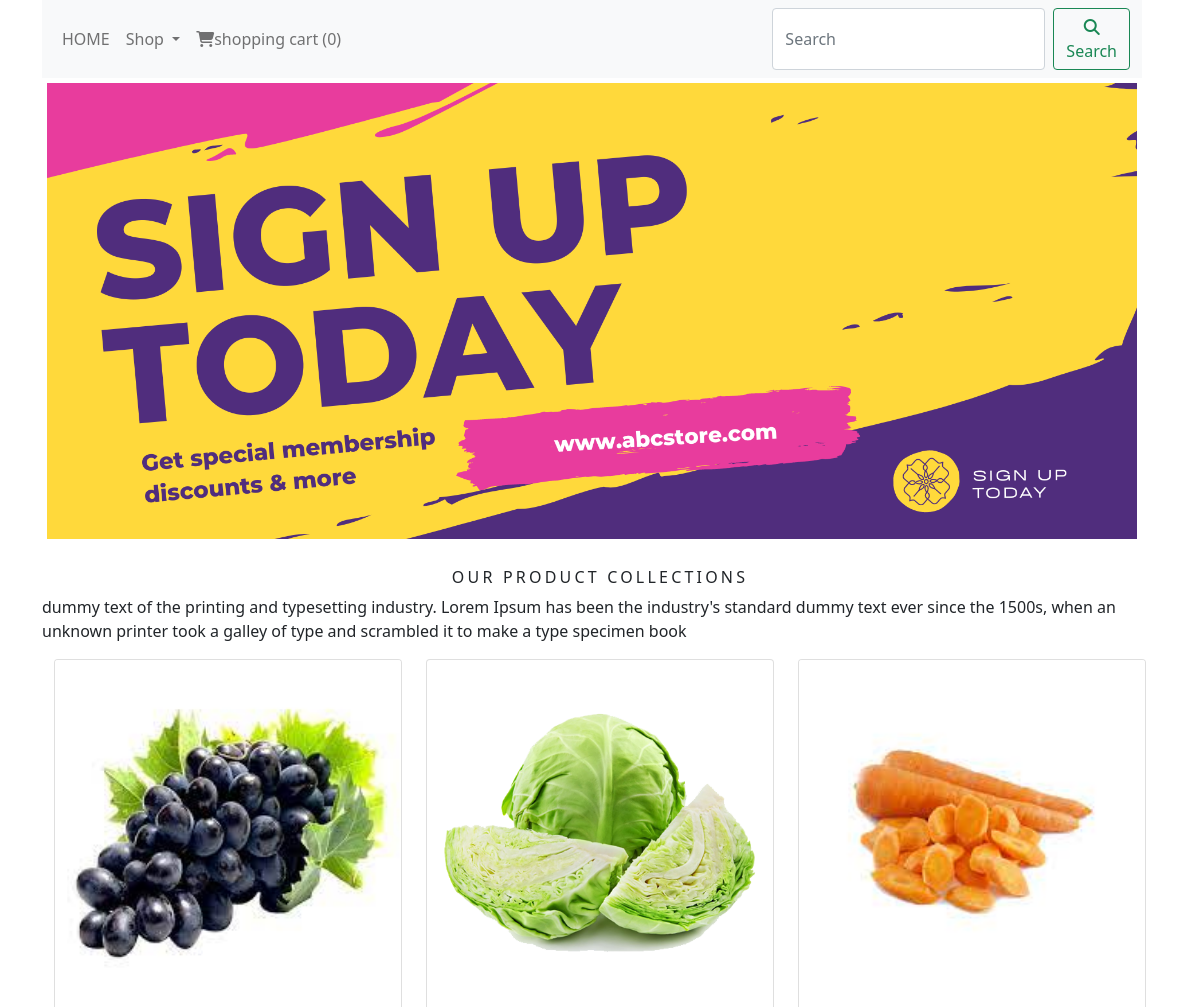
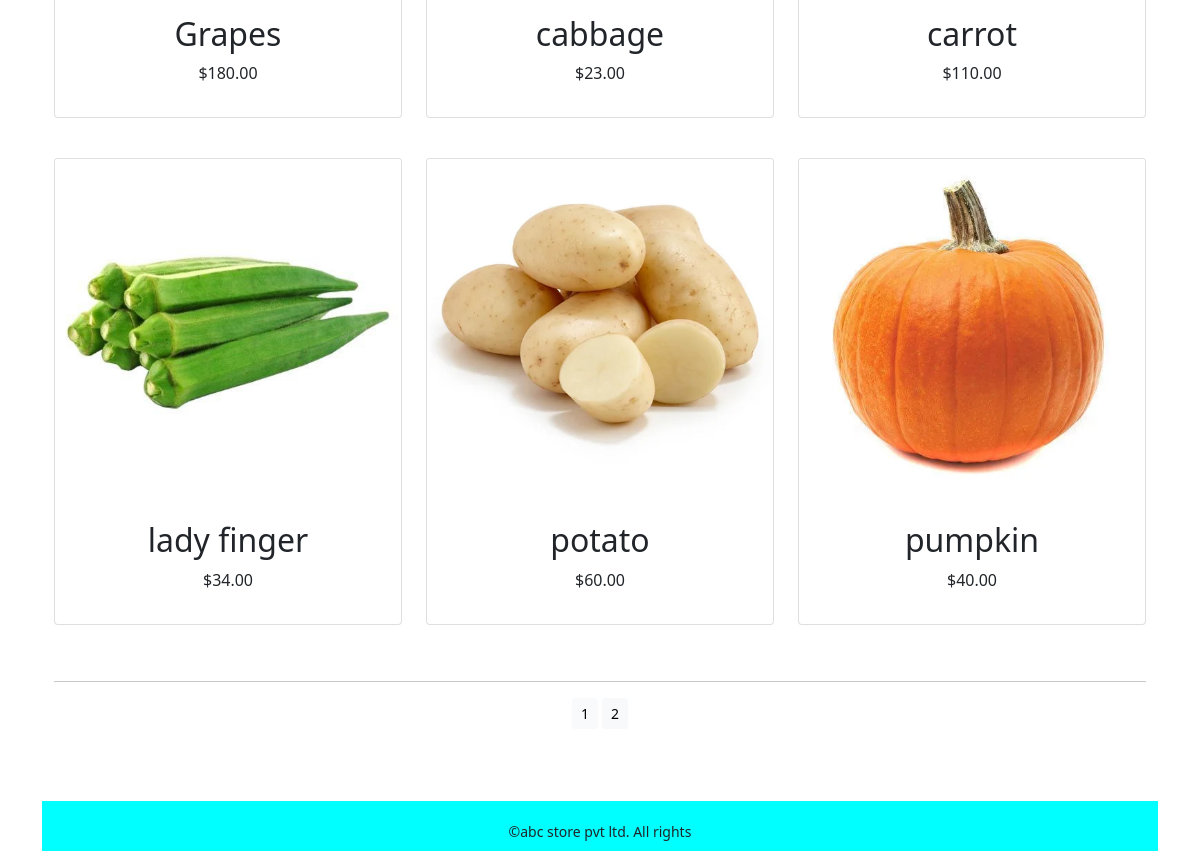
Page /eshop/ on the committed database (2 pictures, top to bottom).
### eshopapp/models.py (models this page shows)
class product(models.Model):
    name=models.CharField(max_length=250,unique=True)
    slug=models.SlugField(max_length=250,unique=True)
    description=models.TextField(blank=True)
    price=models.DecimalField(max_digits=10,decimal_places=2)
    category=models.ForeignKey(category,on_delete=models.CASCADE)
    image=models.ImageField(upload_to='product',blank=True)
    stock=models.IntegerField()
    available=models.BooleanField(default=True)
    created=models.DateTimeField(auto_now_add=True)
    updated=models.DateTimeField(auto_now=True)
    def get_url(self):
        return reverse('eshopapp:prodetail',args=[self.category.slug,self.slug])
    class Meta:
        ordering=('name',)
        verbose_name='product'
        verbose_name_plural='products'

### eshopapp/views.py (the view)
# urls.py: path('',views.all_product_cat,name='all_product_cat'),
def all_product_cat(request,c_slug=None):
    c_page=None
    products_list=None
    if c_slug!=None:
        c_page=get_object_or_404(category,slug=c_slug)
        products_list=product.objects.all().filter(category=c_page,available=True)
    else:
        products_list=product.objects.all().filter(available=True)
    paginator=Paginator(products_list,6)
    try:
        page=int(request.GET.get('page','1'))
    except:
        page=1
    try:
        products=paginator.page(page)
    except (EmptyPage,InvalidPage):
        products=paginator.page(paginator.num_pages)
    return render(request,"category.html",{'category':c_page,'product':products})

### cartapp/context_processors.py (called while the page is built)
def counter(request):
    item_count=0
    if 'admin' in request.path:
        return {}
    else:
        try:
            cart=Cart.objects.filter(cart_id=_cart_id(request))
            car_items=CartItem.objects.all().filter(cart=cart[:1])
            for cart_item in car_items:
                item_count += cart_item.quantity
        except Cart.DoesNotExist:
            item_count =0
    return dict(item_count=item_count)

### cartapp/views.py (called while the page is built)
def _cart_id(request):
    cart=request.session.session_key
    if not cart:
        cart=request.session.create()
    return cart

### eshopapp/context_processors.py (called while the page is built)
def menu_links(request):
    links=category.objects.all()
    return dict(links=links)

### eshopapp/models.py (called while the page is built)
    def get_url(self):
        return reverse('eshopapp:products_by_category',args=[self.slug])

### template/category.html (shortened to what this page needs)
{% extends 'base.html' %}
{% load static %}
{% block content %}
<div class="mx_auto">
   {% if category %}
         <img class="my_image" src="{{category.image.url}}" style="width:1100px;height:500px;" alt="{{category.name}}">
</div>
   <br>
<div>
       <h1 class="text-center my_title">{{category.name}}</h1>
       <p class="text-justify">{{category.description}}</p>
</div>
    {% else %}
<div>
    <img class="my_image my_image_padding"  src="{% static 'img/banner.png' %}" alt="our products" style="width:1100px">
</div>
<br>
<div>
    <h1 class="text-center my_title">Our product collections</h1>
    <p class="text-justify">dummy text of the printing and typesetting industry. Lorem Ipsum has been the industry's standard dummy text ever since the 1500s, when an unknown printer took a galley of type and scrambled it to make a type specimen book</p>
</div>
    {% endif %}
<div class="container">
    <div class="row mx_auto">
        {% for products in product %}
              <div class="my_bottom_margin col-9 col-sm-12 col-md-4 col-lg-4">
                  <div class="card text-center" style="min-width:18rem;margin-bottom:20px;">
                      <a href="{{products.get_url}}"> <img class="card-img-top my_image"  src="{{products.image.url}}" alt="{{products.name}}" ></a>
                     <div class="card-body">
                         <h2>{{products.name}}</h2>
                         <p>${{products.price}}</p>
                      </div>
                  </div>
              </div>
        {% endfor %}
        </div>
    <div class="mx_auto">
        {% if product.paginator.num_pages > 1 %}
          <hr>
           <div class="text-center">
               {% for pg in product.paginator.page_range %}
                 <a href="?page={{pg}}" class="btn btn-light btn-sm {% if product.number == pg %} active {% endif %}">{{pg}}</a>
               {% endfor %}
           </div>
        {% endif %}
    </div>
</div>
{% endblock %}

### template/base.html (shortened to what this page needs)
{% load static %}
<!DOCTYPE html>
<html lang="en">
<head>
    <link rel="stylesheet" href="{% static 'css/custom.css' %}">
      <link href="{% static 'css/bootstrap.min.css' %}" rel="stylesheet">
</head>
<body>
<div class="container">
    {% include 'navbar.html' %}
    {% block content %}
    {% endblock %}
</div>
    {% include 'footer.html' %}
</body>
</html>

### template/header.html (shortened to what this page needs)
{% load static %}

### template/navbar.html (shortened to what this page needs)
<nav class="navbar navbar-expand-lg navbar-light bg-light" style="width:1100px;">
  <div class="container-fluid">
    <div class="collapse navbar-collapse" id="navbarSupportedContent">
      <ul class="navbar-nav me-auto mb-2 mb-lg-0">
        <li class="nav-item">
          <a class="nav-link" href="#">HOME</a>
        </li>
        <li class="nav-item dropdown {% if 'eshopapp' in request.path %} active {% endif %}">
          <a class="nav-link dropdown-toggle" href="#" id="navbarDropdown" role="button" data-bs-toggle="dropdown" aria-expanded="false">
            Shop
          </a>
        </li>
        <li class="nav-item">
          <a class="nav-link" href="{% url 'cartapp:cart_detail' %}"><i class="fa fa-shopping-cart"> </i>shopping cart ({{item_count}})</a></a>
        </li>
      </ul>
      <form class="d-flex" action="{% url 'searchapp:searchresult' %}" method="get">
        <input class="form-control me-2" type="search" placeholder="Search"  name="q"  aria-label="Search">
        <button class="btn btn-outline-success" type="submit"><i class="fa-solid fa-magnifying-glass"></i>Search</button>
      </form>
    </div>
  </div>
</nav>

### template/footer.html
<br>
<br>
<br>
<div class="footer navbar-fixed-bottom my_footer">
  <p class="text-center">&copy;abc store pvt ltd. All rights</p>
</div>

### static/css/custom.css (style rules this page uses)
body { font-family: 'Poppins', sans-serif; }
.my_footer { background-color:aqua; height:50px; }
.my_footer p { padding-top:20px; font-size:14px; }
.my_image { width:30%; height:auto; }
.my_image_padding { padding:5px; }
.my_title { font-size:16px; text-transform:uppercase; letter-spacing:.2em; }
.my_bottom_margin { margin-bottom:20px; }

### rows in the picture
product: image (picture), name "Grapes", price "180.00"
product: image (picture), name "cabbage", price "23.00"
product: image (picture), name "carrot", price "110.00"
product: image (picture), name "lady finger", price "34.00"
product: image (picture), name "potato", price "60.00"
product: image (picture), name "pumpkin", price "40.00"

### other values in the picture
{{ item_count }} "0"
{{ pg }} "1" "2"
